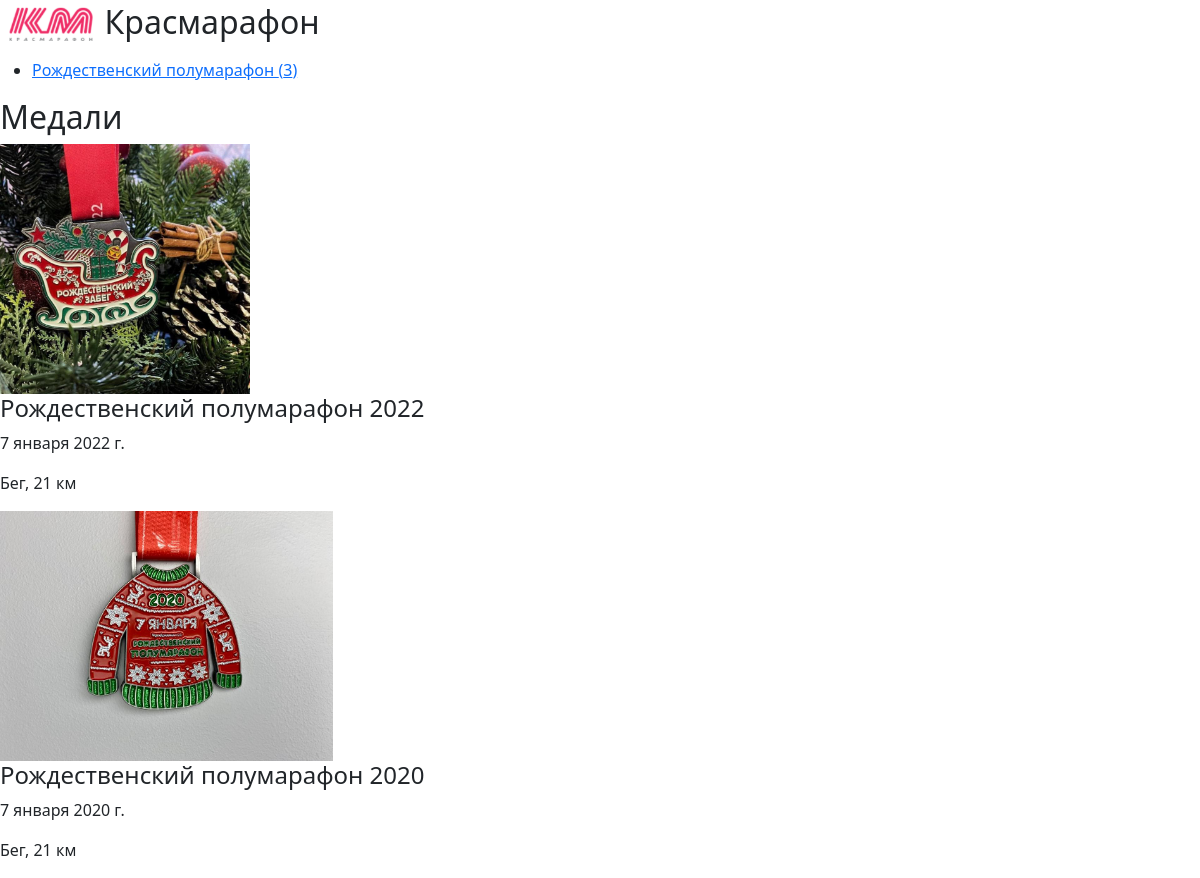
Page /org/30 on the earlier database version.
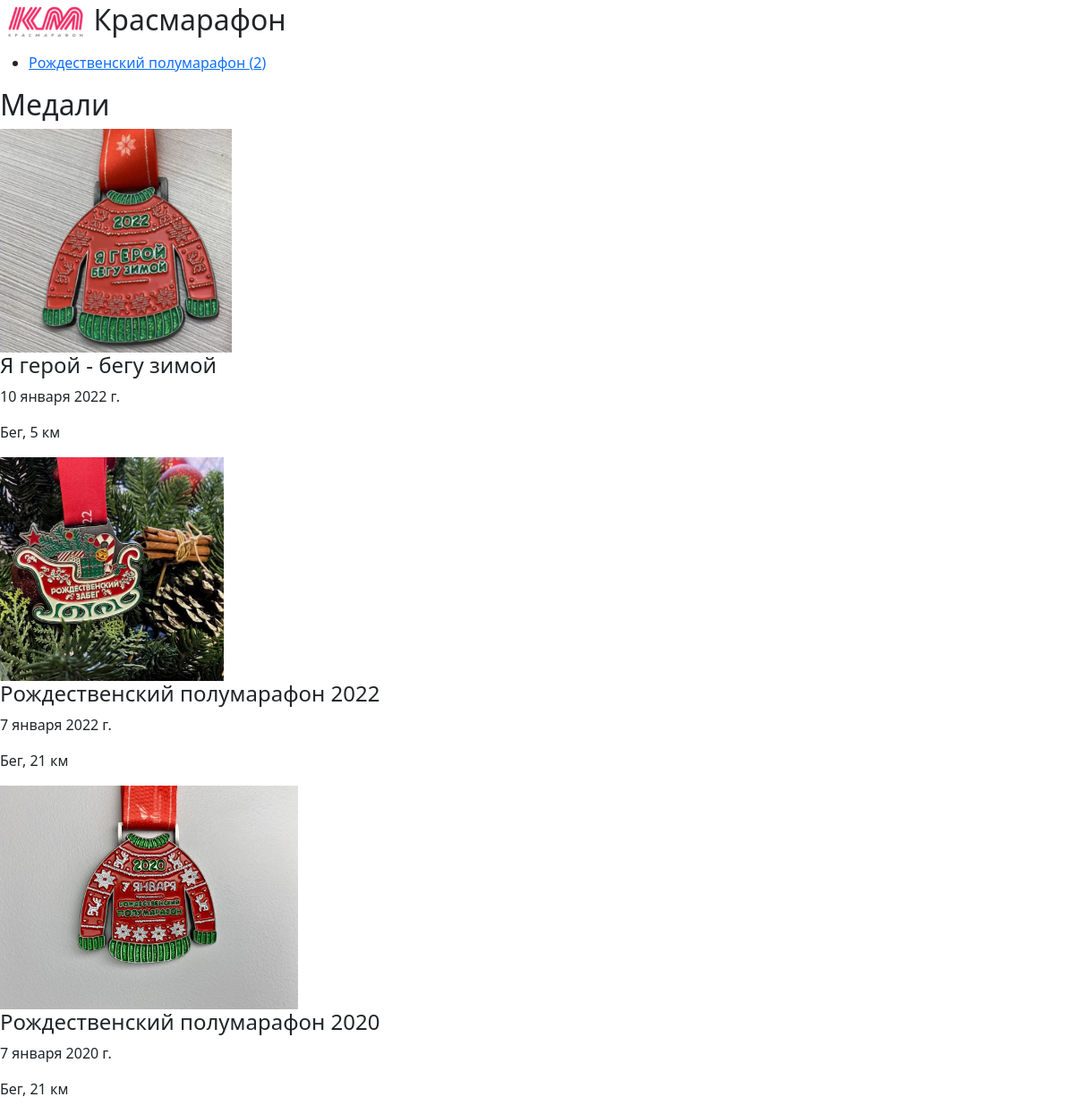
Same page on the later database version.
### medals/models.py (models this page shows, shortened)
class Org(models.Model):
    name = models.CharField(max_length = 200)
    count = models.IntegerField(default = 0)
    descriprion = models.TextField(blank = True)
    website = models.URLField(blank = True)
    logo = models.FileField(blank = True, upload_to='static/images/logos/orgs')
    def get_series(self):
        return self.series_set.all().order_by('-count', 'name')

class Series(models.Model):
    name = models.CharField(max_length = 200)
    org = models.ForeignKey(Org, on_delete = models.CASCADE, blank = True, null=True)
    count = models.IntegerField(default = 0)
    descriprion = models.TextField(blank = True)
    logo = models.FileField(blank = True, upload_to='static/images/logos/series')

class Medal(models.Model):
    country = models.ForeignKey(Country, on_delete = models.CASCADE)
    region = ChainedForeignKey(
        Region,
        chained_field = "country",
        chained_model_field = "country",
        show_all=False,
        auto_choose=True,
        sort=True,
        blank=True, null=True)
    city = ChainedForeignKey(
        City,
        chained_field = "country",
        chained_model_field = "country",
        show_all=True,
        auto_choose=True,
        sort=True)
    sport = models.ForeignKey(Sport, on_delete = models.CASCADE, to_field='name', default='Бег')
    series = ChainedForeignKey(
        Series,
        chained_field = "org",
        chained_model_field = "org",
        show_all=True,
        auto_choose=False,
        sort=True,
        blank=True, null=True,)
    org = models.ForeignKey(Org, on_delete = models.CASCADE, blank = True, null=True)
    name = models.CharField(max_length = 200)
    date_added = models.DateField(auto_now = True)
    date = models.DateField(auto_now = False)
    distance = models.CharField(blank = True, max_length = 15)
    photo = models.ImageField(upload_to='static/images/medals/')
    photo_second = models.ImageField(blank = True, upload_to='static/images/medals')
    likes = models.IntegerField(default = 0)
    added_by = models.CharField(blank = True, max_length = 200, default='fatum')
    credentials = models.CharField(blank = True, max_length = 200, default='@fa_tum')

class Sport(models.Model):
    name = models.CharField(max_length = 200, unique = True)
    count = models.IntegerField(default = 0)
    descriprion = models.TextField(blank = True)
    logo = models.FileField(blank = True, upload_to='static/images/logos/sports')
    def __str__(self):
        return self.name

### medals/views.py (the view)
# urls.py: path('org/<int:id>', views.org),
def org(request, id):
    org = Org.objects.get(id=id)
    medals = Medal.objects.filter(org = id).order_by('-date')
    return render(request, 'medals/org.html', context={"org": org, "medals": medals})

### templates/medals/org.html (shortened to what this page needs)
<!DOCTYPE html>
{% load static %}
<html>
<head>
  <link href="https://cdn.jsdelivr.net/npm/bootstrap@5.1.3/dist/css/bootstrap.min.css" rel="stylesheet">
</head>
<body>
  <h2><img src="../{{ org.logo }}" height=50></img>{{org.name}}</h2>
    {% if org.get_series.count > 0 %}
      <ul>
        {% for seria in org.get_series %}
          {% if seria.logo %}
            <li><a href="../series/{{seria.id}}"><img src="../{{ seria.logo }}" height=12></img>{{ seria.name }} ({{ seria.count }})</a></li>
          {% else %}
            <li><a href="../series/{{seria.id}}">{{ seria.name }} ({{ seria.count }})</a></li>
          {% endif %}
        {% endfor %}
      </ul>
    {% endif %}
<h2>Медали</h2>
{% if medals.count > 0 %}
  {% for medal in medals %}
      <div>
        <img src="../{{ medal.photo}}" alt="" height=250>
        <h4>{{medal.name}}</h4>
        <p>{{medal.date}}</p>
        <p>{{medal.sport}}, {{medal.distance}}</p>
      </div>
  {% endfor %}
{% endif %}
</body>
</html>

Differences in the rows shown:
changed Series "Рождественский полумарафон": count "3" → "2"
added Medal: photo (picture), name "Я герой - бегу зимой", date "10 января 2022 г.", sport "Бег", distance "5 км"
